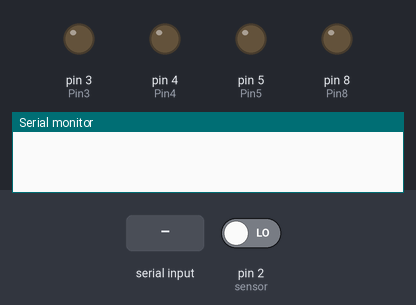
A sketch run on a simulated Arduino Uno, built with avr-gcc and run on an emulated ATmega328P. Shown: output pins drawn as LEDs (lit = HIGH), the last lines printed to the serial monitor. The inputs (shaded band) are chosen by the test bench; at power-on: pin 2 (sensor) LOW.

Above: at 1.2 s.
1.3 s: "3" received over Serial
At 2.3 s:
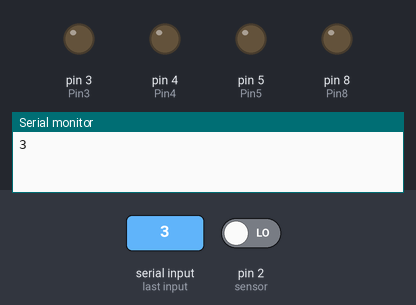
2.8 s: "4" received over Serial
At 4.0 s:
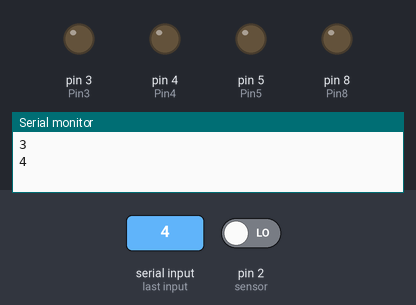
4.3 s: "5" received over Serial
At 4.6 s:
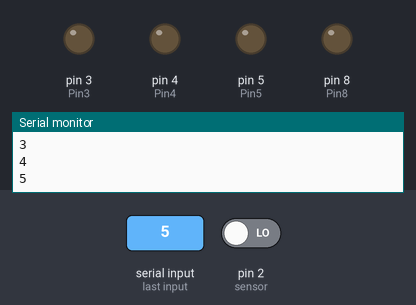
5.8 s: "8" received over Serial
At 6.3 s:
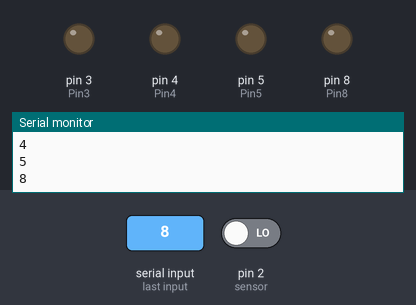
Timing chart, 0 to 8.8 s (numbered marks = the images above; inputs shaded):
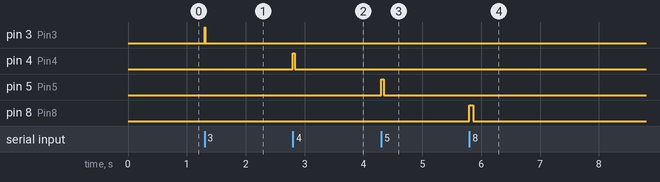

Measured:
- after the input at 1.3 s, pin 3 (Pin3): LOW → HIGH at once, → LOW 0.01 s later
- after the input at 2.8 s, pin 4 (Pin4): LOW → HIGH at once, → LOW 0.03 s later
- after the input at 4.3 s, pin 5 (Pin5): LOW → HIGH at once, → LOW 0.04 s later
- after the input at 5.8 s, pin 8 (Pin8): LOW → HIGH at once, → LOW 0.06 s later

The sketch:

arduinoprogame1.ino
```cpp
int sensor = 2;
int Pin3 = 3; // pin3 , pin4, pin5, pin8 các chân output
int Pin4 = 4;
int Pin5 = 5;
int Pin8 = 8;
unsigned long time;
boolean  lastsensorStatus = 0;
boolean  defaultSensorStatus = 0;
unsigned long lastChangedTime;
unsigned long waitTime = 100; // thời gian delay của nút nhấn
char data;

void setup() {
  Serial.begin(9600);   //Mở cổng Serial ở baudrate 9600 để giao tiếp với máy tính
  pinMode(sensor , INPUT_PULLUP);  //Cài đặt chân D2 ở trạng thái đọc dữ liệu và dùng trở kéo bên trong MCU
  pinMode(Pin3, OUTPUT);
  pinMode(Pin4, OUTPUT);
  pinMode(Pin5, OUTPUT);
  pinMode(Pin8, OUTPUT);
  digitalWrite(Pin3, LOW);
  digitalWrite(Pin4, LOW);
  digitalWrite(Pin5, LOW);
  digitalWrite(Pin8, LOW);
  digitalWrite(sensor, defaultSensorStatus);
  time = millis();
}

void loop() {
  boolean  sensorStatus = digitalRead(sensor);    //Đọc trạng thái sensor
  if (sensorStatus != lastsensorStatus)
  {
    lastsensorStatus = sensorStatus;      // cập nhật trang thái cuối cùng sensor
    lastChangedTime = millis();          // cập nhật thời gian nhấn nút
    defaultSensorStatus = sensorStatus; // Cập nhập trạng thái sensor
  }

  if (millis() - lastChangedTime > waitTime) {// đủ 100ms thì gửi Serial
    if (defaultSensorStatus == true) {
      Serial.println("SenSor In");
      defaultSensorStatus = false;
    }
    lastChangedTime = millis();
  }


  if (Serial.available() > 0)// kiểm tra bộ đệm serial
  {
    char data = Serial.read();
    Serial.println(data);

    if (data == '3') {
      digitalWrite(Pin3, HIGH);
    }
    if (data == '4') {
      digitalWrite(Pin4, HIGH);
    }
    if (data == '5') {
      digitalWrite(Pin5, HIGH);
    }
    if (data == '8') {
      digitalWrite(Pin8, HIGH);
    }


  }
  if ( (unsigned long) (millis() - time) > 100)// timer delay 100ms
  {
    digitalWrite(Pin3, LOW);
    digitalWrite(Pin4, LOW);
    digitalWrite(Pin5, LOW);
    digitalWrite(Pin8, LOW);
    time = millis();// cập nhật lại timer
  }
}

//Author: TNT
```
